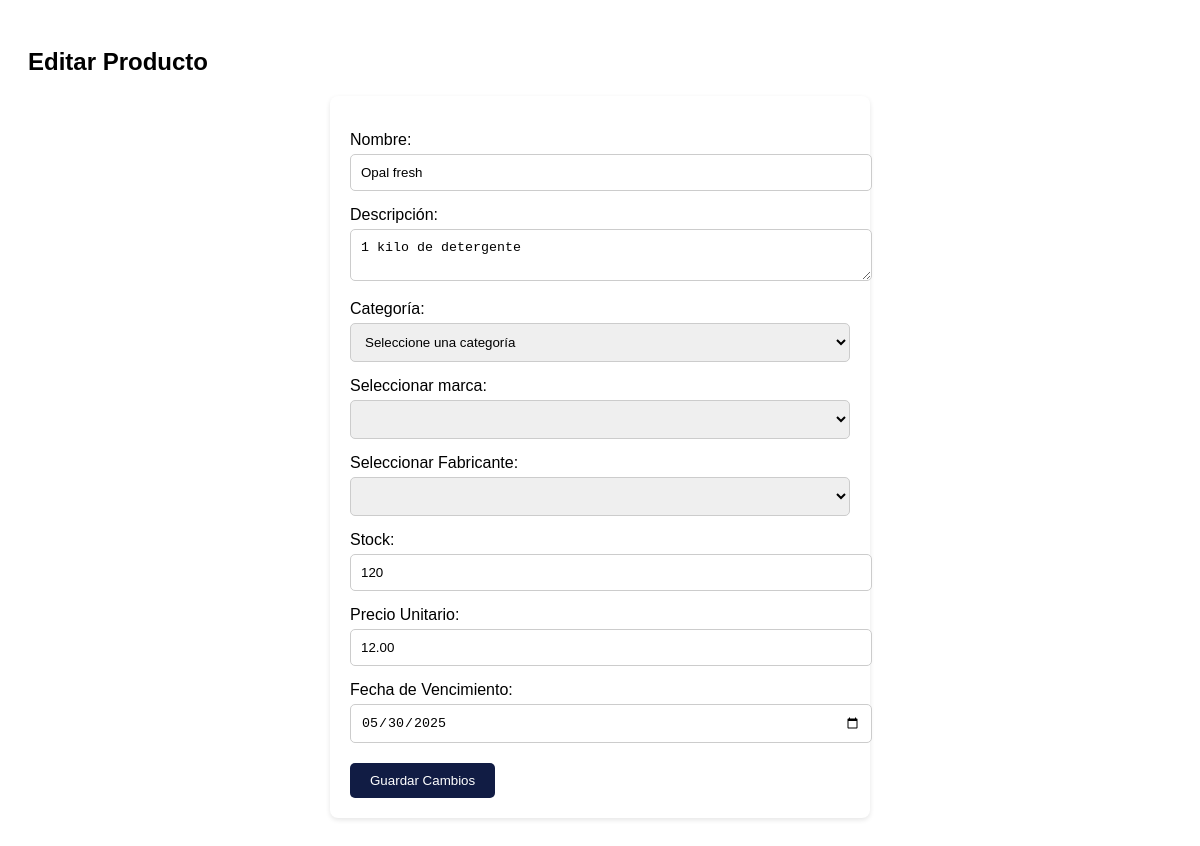
The app's page /editar_producto.php?id=1, older data.
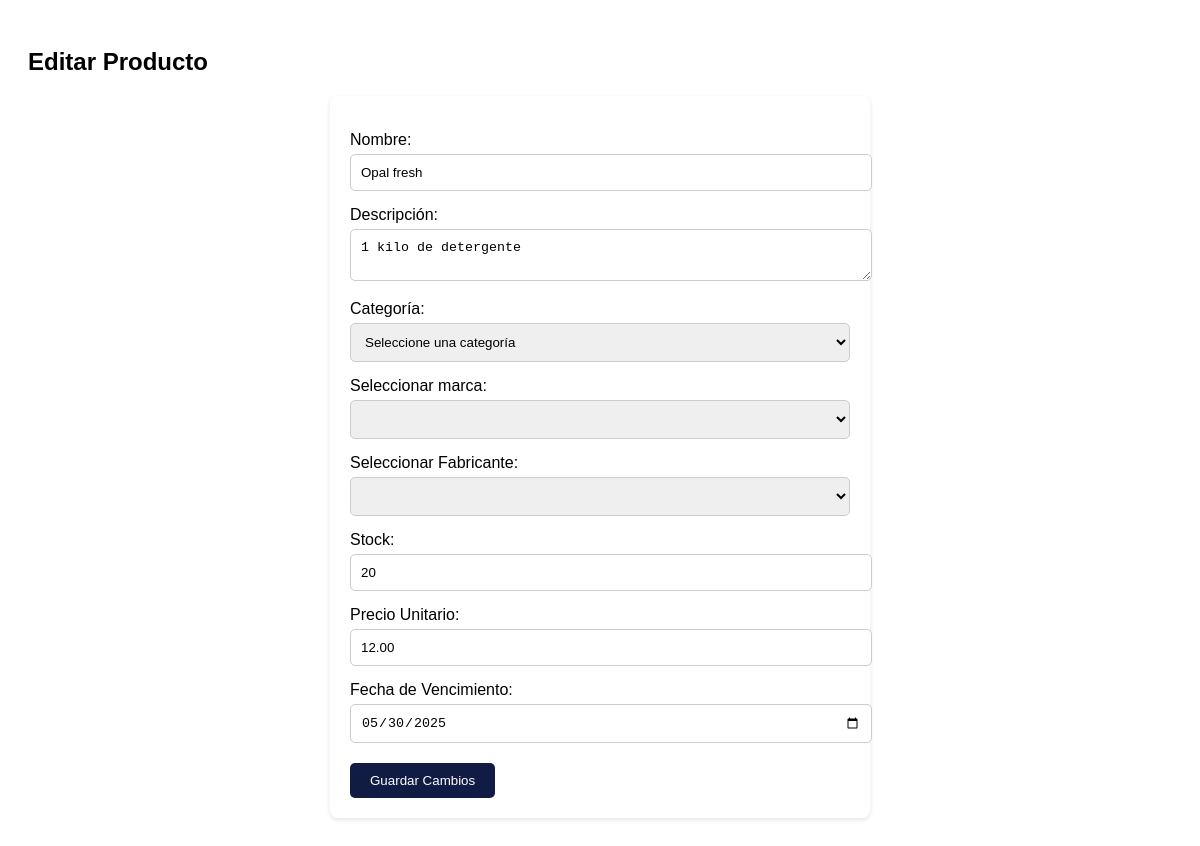
The same page, newer data.
### tables this page shows
CREATE TABLE `producto` (
  `idProducto` int(11) NOT NULL AUTO_INCREMENT,
  `nombre` varchar(100) NOT NULL,
  `descripcion` text DEFAULT NULL,
  `idCategoria` int(11) DEFAULT NULL,
  `idMarca` int(11) DEFAULT NULL,
  `idFabricante` int(11) DEFAULT NULL,
  `stock` int(11) DEFAULT 0,
  `fecha_vencimiento` date DEFAULT NULL,
  `precio_unitario` decimal(10,2) DEFAULT NULL,
  PRIMARY KEY (`idProducto`),
  KEY `idCategoria` (`idCategoria`),
  KEY `idMarca` (`idMarca`),
  KEY `idFabricante` (`idFabricante`),
  CONSTRAINT `producto_ibfk_1` FOREIGN KEY (`idCategoria`) REFERENCES `categoria` (`idCategoria`),
  CONSTRAINT `producto_ibfk_2` FOREIGN KEY (`idMarca`) REFERENCES `marca` (`idMarca`),
  CONSTRAINT `producto_ibfk_3` FOREIGN KEY (`idFabricante`) REFERENCES `fabricante` (`idFabricante`)
);

### editar_producto.php (the view, shortened to what this page needs)
<?php
$conexion = new mysqli("localhost", "root", "", "totalcleanbd");
$idProducto = $_GET['id'] ?? null;
$sql = "SELECT * FROM producto WHERE idProducto=?";
$stmt = $conexion->prepare($sql);
$stmt->bind_param("i", $idProducto);
$stmt->execute();
$resultado = $stmt->get_result();
$producto = $resultado->fetch_assoc();
?>
<!DOCTYPE html>
<html lang="es">
<head>
</head>
<body>
    <h2>Editar Producto</h2>
    <form method="POST">
        <label for="nombre">Nombre:</label>
        <input type="text" name="nombre" id="nombre" value="<?= htmlspecialchars($producto['nombre']) ?>" required>
        <label for="descripcion">Descripción:</label>
        <textarea name="descripcion" id="descripcion" required><?= htmlspecialchars($producto['descripcion']) ?></textarea>
<label for="idCategoria">Categoría:</label>
            <select id="idCategoria" name="idCategoria" required>
                <option value="">Seleccione una categoría</option>
            </select>
<label for="idMarca">Seleccionar marca:</label>
       <select name="idMarca" id="idMarca" required>
            <option value="1" <?= $producto['idMarca'] == 1 ? 'selected' : '' ?>Bolivar</option>
            <option value="2" <?= $producto['idMarca'] == 2 ? 'selected' : '' ?>Sapolio</option>
            <option value="3" <?= $producto['idMarca'] == 3 ? 'selected' : '' ?>CIF</option>
        </select>
            <label for="idFabricante">Seleccionar Fabricante:</label>
<select name="idFabricante" id="idFabricante" required>
    <option value="1" <?= ($producto['idFabricante'] ?? null) == 1 ? 'selected' : '' ?>PyG</option>
    <option value="2" <?= ($producto['idFabricante'] ?? null) == 2 ? 'selected' : '' ?>Intradevco</option>
    <option value="3" <?= ($producto['idFabricante'] ?? null) == 3 ? 'selected' : '' ?>Industrias del Epino</option>
</select>
        <label for="stock">Stock:</label>
        <input type="number" name="stock" id="stock" value="<?= $producto['stock'] ?>" required>
        <label for="precio_unitario">Precio Unitario:</label>
        <input type="number" step="0.01" name="precio_unitario" id="precio_unitario" value="<?= $producto['precio_unitario'] ?>" required>
        <label for="fecha_vencimiento">Fecha de Vencimiento:</label>
        <input type="date" name="fecha_vencimiento" id="fecha_vencimiento" value="<?= $producto['fecha_vencimiento'] ?>" required>
        <button type="submit">Guardar Cambios</button>
    </form>
</body>
</html>

Row changes from the older to the newer data that the page shows:
changed producto "Opal fresh": stock "120" → "20"
